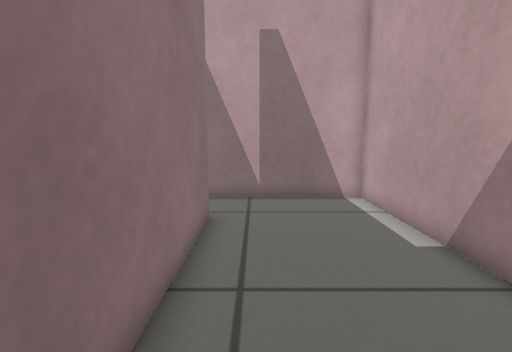
[1] (above)

12 first-person views from a walk through a Gazebo world. The camera is 0.52 m above the floor, tilts 8° down and sees 85° across. The floor is counted in squares, 0.2 m on a side. Each view is taken from the middle of a square. On the plan, view 1 faces up. The plan holds only what a view shows up to about 18 squares ahead; the rest is blank.

[2]
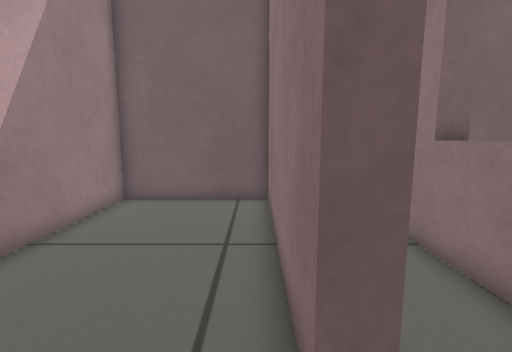

[3]
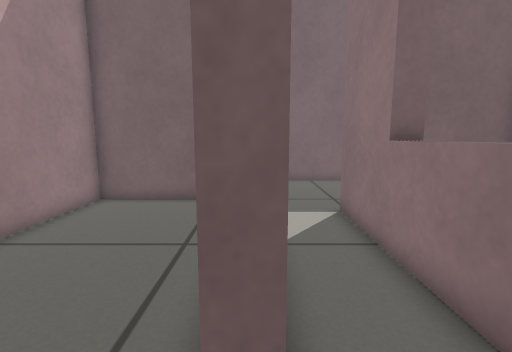

[4]
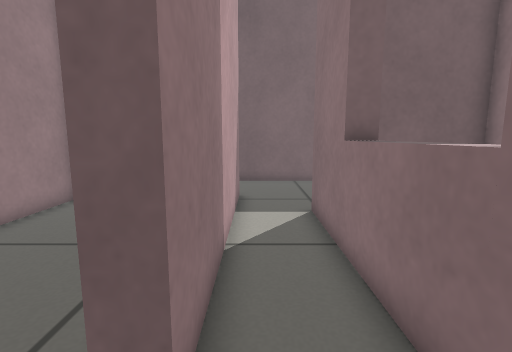

[5]
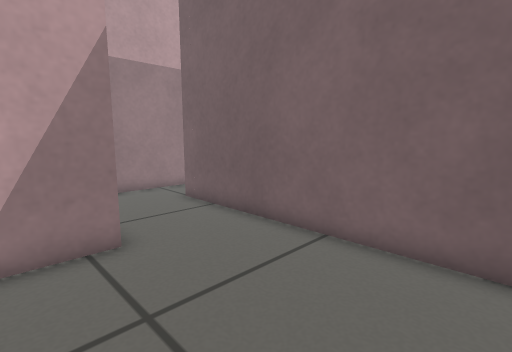

[6]
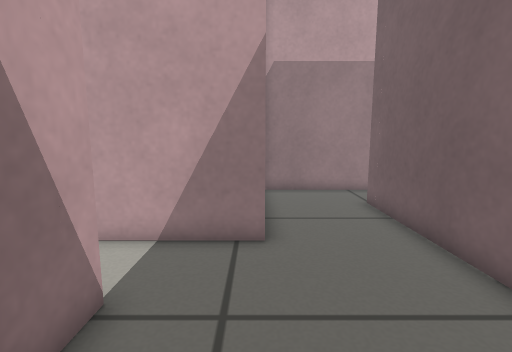

[7]
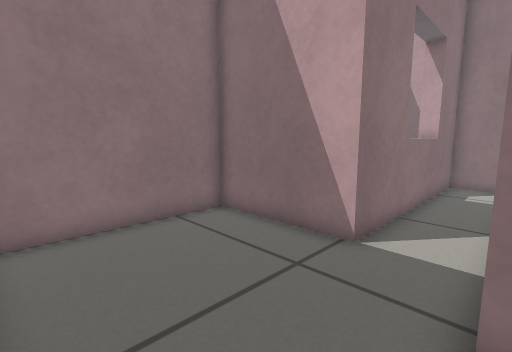

[8]
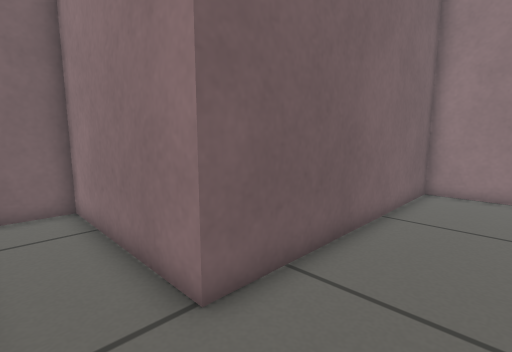

[9]
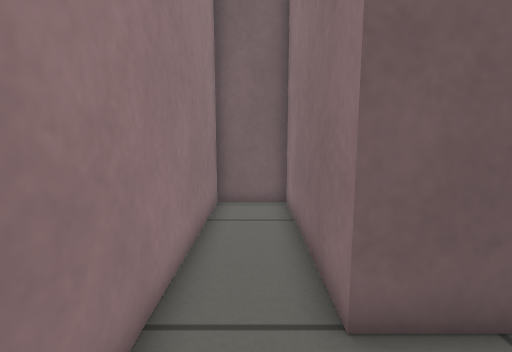

[10]
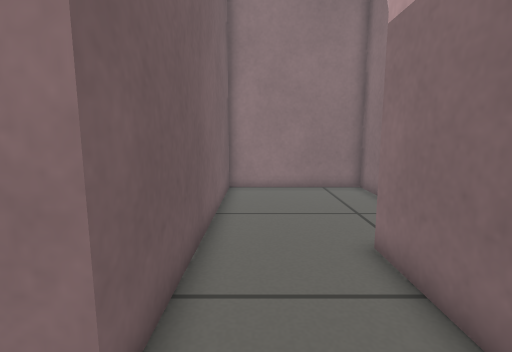

[11]
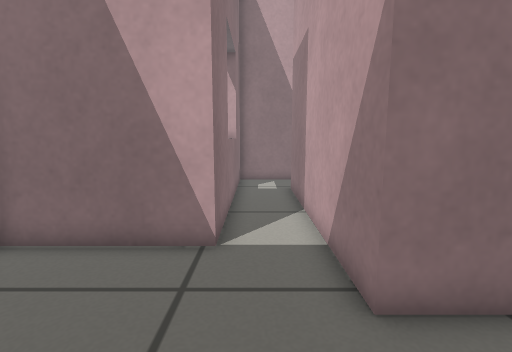

[12]
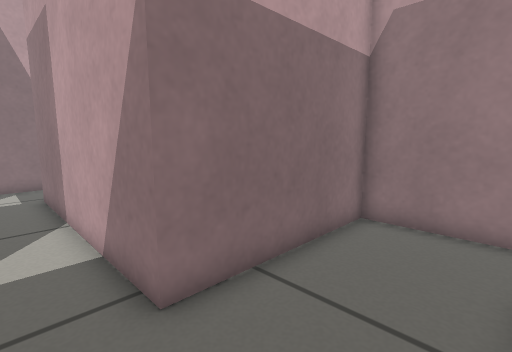

### Floor plan
Points are (right, up) in squares from view 1. A wall is a line through its corners. A room is listed if a view was taken in it or the views show most of it. See-through windows are left out.
Room 1 (views 1, 2, 3)
walls: (-2.3, 8.8) (-1.5, 8.8) (-1.5, -0.1); (-1.6, -0.5) (4.5, -0.5) (4.5, 11.9) (-2.5, 11.9)
ways out: opening at (-2, 10) to room 2
Room 2 (views 4, 5, 6, 7, 8, 9, 10, 11, 12)
walls: (-2.5, 11.9) (-5, 11.9) (-5, 1.4) (-10.2, 1.4) (-10.2, -5.4) (1.8, -5.4) (1.8, -12.9) (4.5, -12.9) (4.5, -1.2) (-2.3, -1.2) (-2.3, 8.8)
ways out: opening at (-2, 10) to room 1

Positions as (right, up) in squares from view 1, and headings:
1: (0, 0), facing up
2: (-1, 11), facing down
3: (-2, 11), facing down
4: (-3, 11), facing down
5: (-9, 1), facing down-right
6: (-9, -1), facing right
7: (-2, -5), facing up-left
8: (4, -2), facing down-left
9: (3, -2), facing down
10: (4, -4), facing left
11: (-4, -5), facing up
12: (-4, -5), facing up-right
